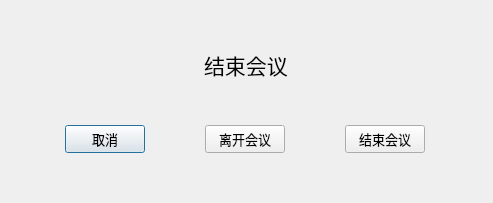
<?xml version="1.0" encoding="UTF-8"?>
<ui version="4.0">
 <class>Dialog</class>
 <widget class="QDialog" name="Dialog">
  <property name="geometry">
   <rect>
    <x>0</x>
    <y>0</y>
    <width>493</width>
    <height>203</height>
   </rect>
  </property>
  <property name="minimumSize">
   <size>
    <width>493</width>
    <height>203</height>
   </size>
  </property>
  <property name="maximumSize">
   <size>
    <width>493</width>
    <height>203</height>
   </size>
  </property>
  <property name="windowTitle">
   <string>结束会议</string>
  </property>
  <property name="windowIcon">
   <iconset resource="img/a.qrc">
    <normaloff>:/img/视频会议.png</normaloff>:/img/视频会议.png</iconset>
  </property>
  <layout class="QVBoxLayout" name="verticalLayout">
   <item>
    <layout class="QHBoxLayout" name="horizontalLayout_2">
     <item>
      <widget class="QLabel" name="label">
       <property name="sizePolicy">
        <sizepolicy hsizetype="Fixed" vsizetype="Fixed">
         <horstretch>0</horstretch>
         <verstretch>0</verstretch>
        </sizepolicy>
       </property>
       <property name="font">
        <font>
         <pointsize>16</pointsize>
        </font>
       </property>
       <property name="text">
        <string>结束会议</string>
       </property>
      </widget>
     </item>
    </layout>
   </item>
   <item>
    <layout class="QHBoxLayout" name="horizontalLayout">
     <item>
      <widget class="QPushButton" name="pushButton_3">
       <property name="sizePolicy">
        <sizepolicy hsizetype="Fixed" vsizetype="Fixed">
         <horstretch>0</horstretch>
         <verstretch>0</verstretch>
        </sizepolicy>
       </property>
       <property name="font">
        <font>
         <pointsize>10</pointsize>
        </font>
       </property>
       <property name="text">
        <string>取消</string>
       </property>
      </widget>
     </item>
     <item>
      <widget class="QPushButton" name="pushButton">
       <property name="sizePolicy">
        <sizepolicy hsizetype="Fixed" vsizetype="Fixed">
         <horstretch>0</horstretch>
         <verstretch>0</verstretch>
        </sizepolicy>
       </property>
       <property name="font">
        <font>
         <pointsize>10</pointsize>
        </font>
       </property>
       <property name="text">
        <string>离开会议</string>
       </property>
      </widget>
     </item>
     <item>
      <widget class="QPushButton" name="pushButton_2">
       <property name="sizePolicy">
        <sizepolicy hsizetype="Fixed" vsizetype="Fixed">
         <horstretch>0</horstretch>
         <verstretch>0</verstretch>
        </sizepolicy>
       </property>
       <property name="font">
        <font>
         <pointsize>10</pointsize>
        </font>
       </property>
       <property name="text">
        <string>结束会议</string>
       </property>
      </widget>
     </item>
    </layout>
   </item>
  </layout>
 </widget>
 <resources>
  <include location="img/a.qrc"/>
 </resources>
 <connections/>
</ui>
